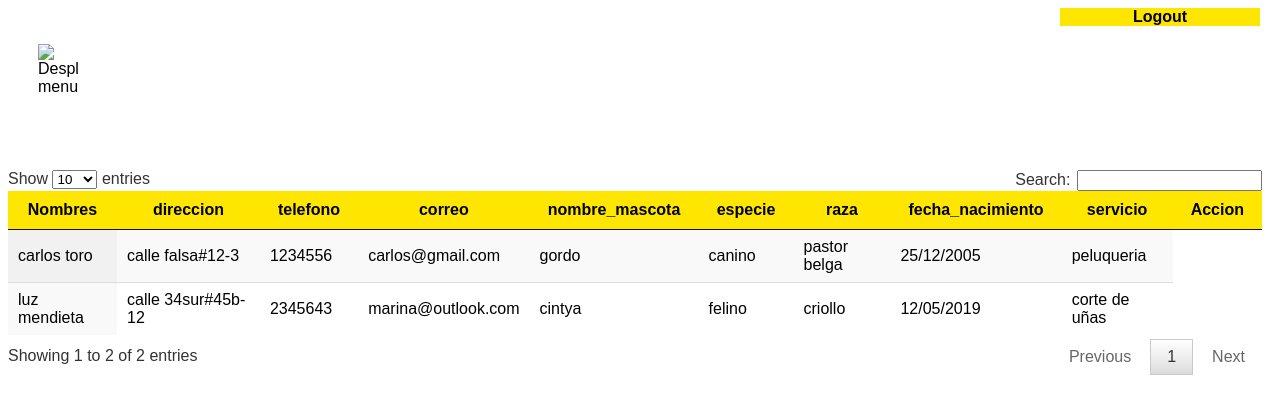
The page /consultar_cliente.php on the database its author committed.
### tables this page shows
CREATE TABLE IF NOT EXISTS `clientes` (
  `id_cliente` int(6) NOT NULL AUTO_INCREMENT,
  `nombre_cliente` varchar(50) NOT NULL,
  `direccion` varchar(50) NOT NULL,
  `telefono` varchar(20) NOT NULL,
  `correo` varchar(50) NOT NULL,
  `nombre_mascota` varchar(50) NOT NULL,
  `especie` varchar(20) NOT NULL,
  `raza` varchar(20) NOT NULL,
  `fecha_nacimiento` varchar(25) NOT NULL,
  `servicio` varchar(50) NOT NULL,
  `id_servicio` int(6) NOT NULL,
  PRIMARY KEY (`id_cliente`),
  KEY `id_servicio` (`id_servicio`)
);

### consultar_cliente.php (the view, shortened to what this page needs)
<!DOCTYPE html>
<html lang="en">
<head>
	<link rel="stylesheet" href="jquery.dataTables.css">
</head>
<body style="font-family:Arial, Helvetica, Verdana;">
<a href="logout.php" style='text-decoration:none; color:#000; '><div style=" float:left; width: 200px; font-family:Arial, Helvetica, Verdana; font-weight: bold; margin-left:1052px;   background-color:#FFE600; text-align:center;">Logout</div></a>
<br><br>
<img src="images/menuo_icon.png" id='oculto2' onclick="mostrar1()" style="float:left; width:40px; margin-left:30px;  cursor: pointer;" title="Desplegar menu">
<br><br><br><br>
<br>
<br><br>
<?php
 $query = "SELECT * FROM  clientes";
    $result = mysql_query($query);
	echo'
	<table id="tabla" class="display" cellspacing="0"  style="background-color: #FFF; border:1px; margin-top:30px; ">
        <thead>
            <tr>
<th style="background-color: #FFE600; font-family:Arial, Helvetica, Verdana;">Nombres</th>
<th style="background-color: #FFE600; font-family:Arial, Helvetica, Verdana;">direccion</th>
<th style="background-color: #FFE600; font-family:Arial, Helvetica, Verdana;">telefono</th>
<th style="background-color: #FFE600; font-family:Arial, Helvetica, Verdana;">correo</th>
<th style="background-color: #FFE600; font-family:Arial, Helvetica, Verdana;">nombre_mascota</th>
<th style="background-color: #FFE600; font-family:Arial, Helvetica, Verdana;">especie</th>
<th style="background-color: #FFE600; font-family:Arial, Helvetica, Verdana;">raza</th>
<th style="background-color: #FFE600; font-family:Arial, Helvetica, Verdana;">fecha_nacimiento</th>
<th style="background-color: #FFE600; font-family:Arial, Helvetica, Verdana;">servicio</th>
<th style="background-color: #FFE600; font-family:Arial, Helvetica, Verdana;">Accion</th>
            </tr>
        </thead>';
     echo"<tbody>";
		while ($registro = mysql_fetch_array($result))
		{
echo "
             <tr>
	  <td style=' font-family:Arial, Helvetica, Verdana;'>$registro[nombre_cliente]</td>
	  <td style=' font-family:Arial, Helvetica, Verdana;'>$registro[direccion]</td>
	  <td style=' font-family:Arial, Helvetica, Verdana;'>$registro[telefono]</td>
	  <td style=' font-family:Arial, Helvetica, Verdana;'>$registro[correo]</td>
	  <td style=' font-family:Arial, Helvetica, Verdana;'>$registro[nombre_mascota]</td>
	  <td style=' font-family:Arial, Helvetica, Verdana;'>$registro[especie]</td>
	  <td style=' font-family:Arial, Helvetica, Verdana;'>$registro[raza]</td>
	  <td style=' font-family:Arial, Helvetica, Verdana;'>$registro[fecha_nacimiento]</td>
	  <td style=' font-family:Arial, Helvetica, Verdana;'>$registro[servicio]</td>
            </tr>
             ";
}
echo "
        </tbody>
    </table>";
	?>
</body>
</html>

### rows shown on the page
clientes: nombre_cliente "carlos toro", direccion "calle falsa#12-3", telefono "1234556", correo "carlos@gmail.com", nombre_mascota "gordo", especie "canino", raza "pastor belga", fecha_nacimiento "25/12/2005", servicio "peluqueria"
clientes: nombre_cliente "luz mendieta", direccion "calle 34sur#45b-12", telefono "2345643", correo "marina@outlook.com", nombre_mascota "cintya", especie "felino", raza "criollo", fecha_nacimiento "12/05/2019", servicio "corte de uñas"
